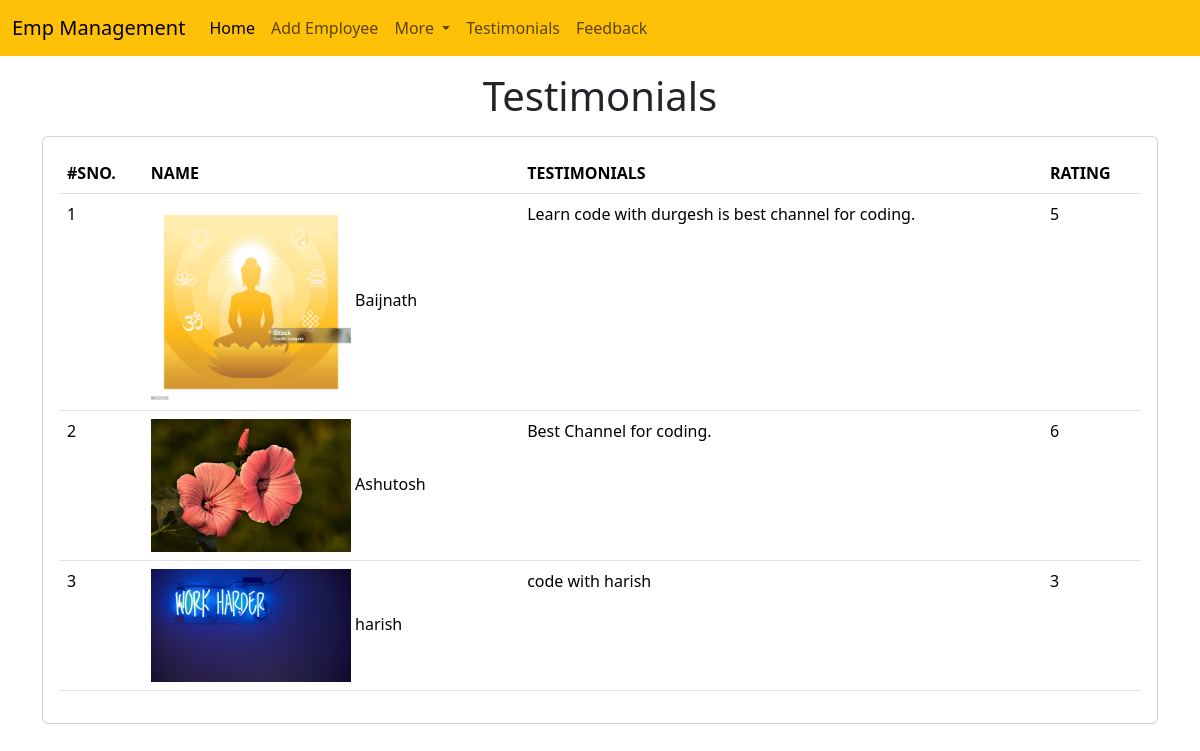
Page /emp/testimonials/ on the committed database.
### emp/models.py (models this page shows, shortened)
class Testimonial(models.Model):
    name = models.CharField(max_length=200)
    testimonial = models.TextField()
    picture = models.ImageField(upload_to="testimonials/")
    rating = models.IntegerField(max_length=1)

### emp/views.py (the view)
# urls.py: path('testimonials/',testimonials),
def testimonials(request):
    test = Testimonial.objects.all()
    return render(request,'emp/testimonials.html',{
        'test':test
    })

### templates/emp/testimonials.html (shortened to what this page needs)
<!doctype html>
<html lang="en">
  <head>
    <link href="https://cdn.jsdelivr.net/npm/bootstrap@5.3.3/dist/css/bootstrap.min.css" rel="stylesheet">
  </head>
  <body>
    {% include 'emp/navbar.html' %}
    <h1 class="text-center my-3">Testimonials</h1>
    <div class="container">
      <div class="row">
        <div class="col-md-12">
          <div class="card">
            <div class="card-body">
              <table class="table">
                <thead>
                  <tr>
                    <th>#SNO.</th>
                    <th>NAME</th>
                    <th>TESTIMONIALS</th>
                    <th>RATING</th>
                  </tr>
                </thead>
                <tbody>
                    {% for t in test %}
                    <tr>
                        <td>{{forloop.counter}}</td>
                        <td>
                          <img src="/media/{{t.picture}}" alt="" style="max-width: 200px;">
                          {{t.name}}
                        </td>
                        <td>{{t.testimonial}}</td>
                        <td>{{t.rating}}</td>
                    </tr>
                    {% endfor %}
                </tbody>
              </table>
            </div>
          </div>
        </div>
      </div>
    </div>
  </body>
</html>

### rows in the picture
Testimonial: picture (picture), name "Baijnath", testimonial "Learn code with durgesh is best channel for coding.", rating "5"
Testimonial: picture (picture), name "Ashutosh", testimonial "Best Channel for coding.", rating "6"
Testimonial: picture (picture), name "harish", testimonial "code with harish", rating "3"
